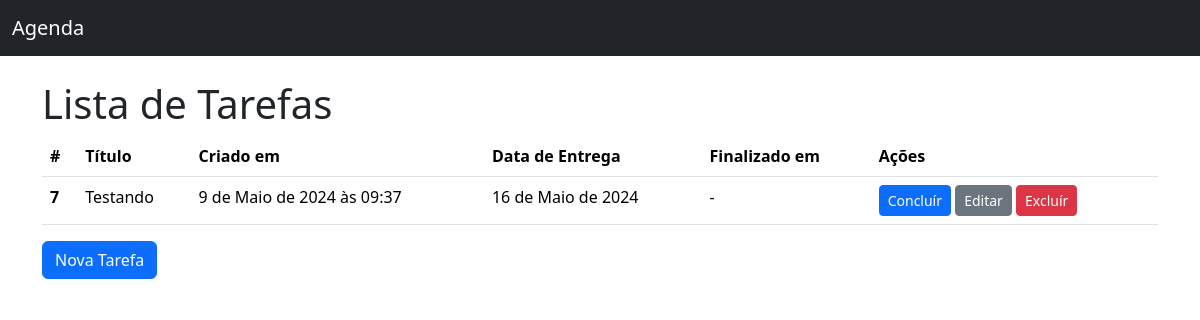
Before: / with the older database file.
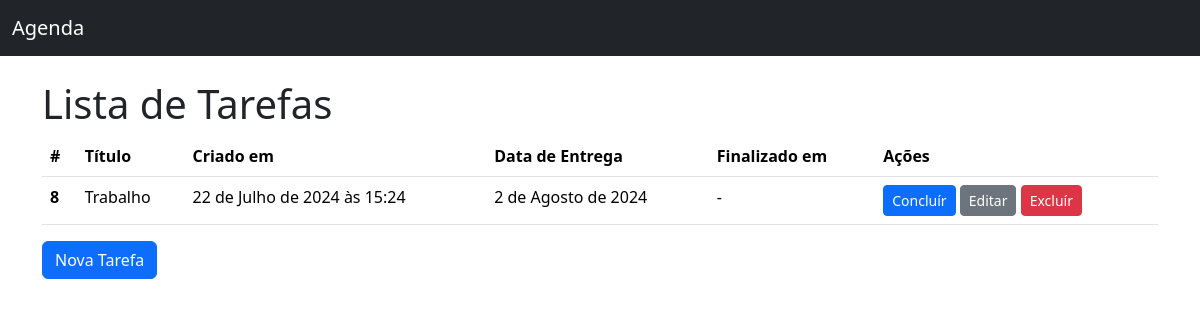
After: the same page with the newer database file.
### todos/models.py (models this page shows, shortened)
class Todo(models.Model):
    title = models.CharField(verbose_name="Título", max_length=100, null=False, blank=False)
    created_at = models.DateTimeField(auto_now_add=True, null=False, blank=False)
    deadline = models.DateField(verbose_name="Data de Entrega", null=False, blank=False)
    finished_at = models.DateField(null=True)
    class Meta:
        ordering = ["deadline"]

### todos/views.py (the view)
# urls.py: path("", TodoListView.as_view(), name="todo_list"),
class TodoListView(ListView):
    model = Todo

### todos/templates/todos/todo_list.html (shortened to what this page needs)
{% extends "base.html" %}
{% block content %}
    <h1>Lista de Tarefas</h1>
    {% if todo_list %}
    <table class="table">
        <thead>
        <tr>
            <th scope="col">#</th>
            <th scope="col">Título</th>
            <th scope="col">Criado em</th>
            <th scope="col">Data de Entrega</th>
            <th scope="col">Finalizado em</th>
            <th scope="col">Ações</th>
        </tr>
        </thead>
        <tbody>
            {% for todo in todo_list %}
                <tr>
                    <th scope="row">{{ todo.id }}</th>
                    <td>{{ todo.title }}</td>
                    <td>{{ todo.created_at }}</td>
                    <td>{{ todo.deadline }}</td>
                    <td>{{ todo.finished_at|default:"-" }}</td>
                    <td>
                        <a href="{% url "todo_complete" pk=todo.pk%}" class="btn btn-primary btn-sm {% if todo.finished_at %}disabled{% endif %}">Concluír</a>
                        <a href="{% url "todo_update" pk=todo.pk%}" class="btn btn-secondary btn-sm {% if todo.finished_at %}disabled{% endif %}">Editar</a>
                        <a href="{% url "todo_delete" pk=todo.pk %}" class="btn btn-danger btn-sm">Excluír</a>
                    </td>
                </tr>
            {% endfor %}
        </tbody>
    </table>
    {% else %}
    <p>Não há tarefas cadastradas</p>
    {% endif %}
    <a href="{% url 'todo_create' %}" class="btn btn-primary">Nova Tarefa</a>
{% endblock content %}

### todos/templates/base.html (shortened to what this page needs)
<!DOCTYPE html>
<html lang="pt-br">
  <head>
    <link href="https://cdn.jsdelivr.net/npm/bootstrap@5.3.3/dist/css/bootstrap.min.css" rel="stylesheet">
  </head>
  <body>
    <nav class="navbar bg-dark mb-4" data-bs-theme="dark">
        <div class="container-fluid">
            <a class="navbar-brand" href="{% url 'todo_list' %}">Agenda</a>
        </div>
    </nav>
    <main class="container">
       {% block content %}{% endblock content %}
    </main>
  </body>
</html>

Changed rows visible on the page:
removed Todo: id "7", title "Testando", created_at "9 de Maio de 2024 às 09:37", deadline "16 de Maio de 2024", finished_at "-"
added Todo: id "8", title "Trabalho", created_at "22 de Julho de 2024 às 15:24", deadline "2 de Agosto de 2024", finished_at "-"
